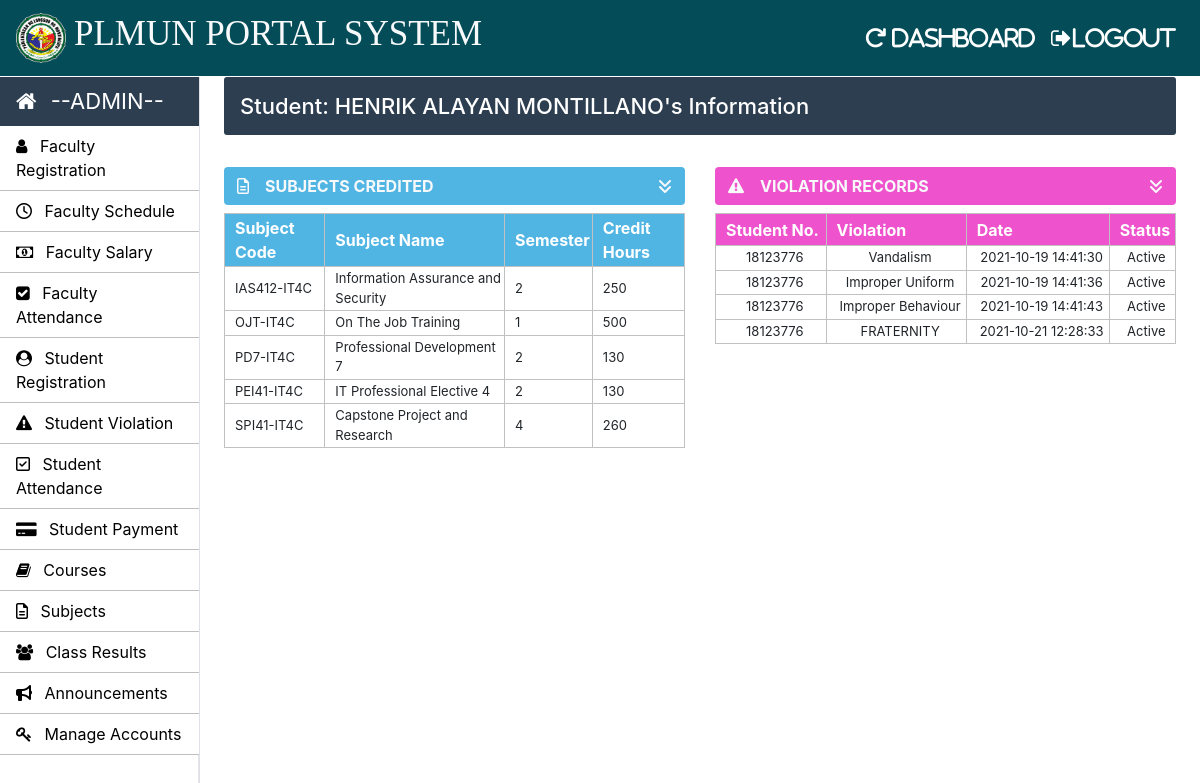
/Student/student_admin_view.php (signed in), run on the app's committed database.
### tables this page shows
CREATE TABLE `student_info` (
  `roll_no` int(50) NOT NULL,
  `first_name` varchar(30) NOT NULL,
  `middle_name` varchar(30) NOT NULL,
  `last_name` varchar(30) NOT NULL,
  `father_name` varchar(30) NOT NULL,
  `email` varchar(200) NOT NULL,
  `mobile_no` varchar(11) NOT NULL,
  `course_code` varchar(11) NOT NULL,
  `profile_image` varchar(100) NOT NULL,
  `prospectus_issued` varchar(10) NOT NULL,
  `prospectus_amount` varchar(10) NOT NULL,
  `applicant_status` varchar(20) NOT NULL,
  `application_status` varchar(20) NOT NULL,
  `dob` varchar(10) NOT NULL,
  `gender` varchar(10) NOT NULL,
  `permanent_address` varchar(150) NOT NULL,
  `current_address` varchar(150) NOT NULL,
  `place_of_birth` varchar(150) NOT NULL,
  `admission_date` timestamp NOT NULL DEFAULT CURRENT_TIMESTAMP ON UPDATE CURRENT_TIMESTAMP
);

CREATE TABLE `course_subjects` (
  `subject_code` varchar(20) NOT NULL,
  `subject_name` varchar(50) NOT NULL,
  `course_code` varchar(10) NOT NULL,
  `semester` int(10) NOT NULL,
  `credit_hours` int(5) NOT NULL
);

CREATE TABLE `student_courses` (
  `student_course_id` int(11) NOT NULL,
  `course_code` varchar(10) NOT NULL,
  `semester` int(11) NOT NULL,
  `roll_no` varchar(10) NOT NULL,
  `subject_code` varchar(50) NOT NULL,
  `session` varchar(10) NOT NULL,
  `assign_date` varchar(10) NOT NULL
);

CREATE TABLE `student_violation` (
  `rec_no` int(11) NOT NULL,
  `roll_no` varchar(30) NOT NULL,
  `violation` varchar(50) NOT NULL,
  `date` timestamp NOT NULL DEFAULT CURRENT_TIMESTAMP ON UPDATE CURRENT_TIMESTAMP,
  `status` varchar(10) NOT NULL
);

### Student/student_admin_view.php (the view, shortened to what this page needs)
<?php
		require_once "../connection/connection.php";
	?>
<!doctype html>
<html lang="en">
	<head>
	</head>
	<body>
		<?php include('../common/admin-header.php') ?>
		<?php include('../common/admin-sidebar.php') ?>
		<main role="main" class="col-xl-10 col-lg-9 col-md-8 ml-sm-auto px-md-4 mb-2 w-100">
			<div class="sub-main">
				<div class="text-center d-flex flex-wrap flex-md-nowrap pt-3 pb-2 mb-3 text-white admin-dashboard pl-3">
					<h4 class="">Student: <?php $roll_no=$_SESSION['LoginStudent'];
					$query="select * from student_info where roll_no='$roll_no'";
					$run=mysqli_query($con,$query);
					while ($row=mysqli_fetch_array($run)) {
						echo $row['first_name']." ".$row['middle_name']." ".$row['last_name'];
					}
					?>'s Information </h4> </h4>
				</div>
				<div class="row">
					<div class="col-lg-6 col-md-12 col-sm-12">
						<div>
							<section class="mt-3">
								<div class="btn btn-block table-two text-light d-flex">
									<span class="font-weight-bold"><i class="fa fa-file-text-o mr-3" aria-hidden="true"></i>SUBJECTS CREDITED</span>
									<a href="" class="ml-auto" data-toggle="collapse" data-target="#collapseOne"><i class="fas fa-angle-double-down text-light" aria-hidden="true"></i></a>
								</div>
								<div class="collapse show mt-2" id="collapseOne">
									<table class="w-100 table-elements table-two-tr"cellpadding="2">
										<tr class="pt-5 table-two text-white" style="height: 32px;">
											<th>Subject Code</th>
											<th>Subject Name</th>
											<th>Semester</th>
											<th>Credit Hours</th>
										</tr>
										<?php $roll_no=$_SESSION['LoginStudent'];
											$query="select * from course_subjects inner join student_courses on course_subjects.subject_code=student_courses.subject_code where student_courses.roll_no='$roll_no'";
											$run=mysqli_query($con,$query);
											while ($row=mysqli_fetch_array($run)) { ?>
										<tr>
											<td><?php echo $row['subject_code'] ?></td>
											<td><?php echo $row['subject_name'] ?></td>
											<td><?php echo $row['semester'] ?></td>
											<td><?php echo $row['credit_hours'] ?></td>
										</tr>
										<?php }  ?>
									</table>
								</div>
							</section>
						</div>
					</div>
					<div class="col-lg-6 col-md-12 col-md-6 col-sm-12">
						<div>
							<section class="mt-3">
								<div class="btn btn-block table-four text-light d-flex">
									<span class="font-weight-bold"><i class="fa fa-warning mr-3" aria-hidden="true"></i>VIOLATION RECORDS</span>
									<a href="" class="ml-auto" data-toggle="collapse" data-target="#collapsefive"><i class="fas fa-angle-double-down text-light" aria-hidden="true"></i></a>
								</div>
								<div class="collapse show mt-2" id="collapsefive">
									<table class="w-100 table-elements table-four-tr"cellpadding="2">
										<tr class="pt-5 table-four text-white" style="height: 32px;">
											<th>Student No.</th>
											<th>Violation</th>
											<th>Date</th>
											<th>Status</th>
										</tr>
										<?php
											$roll_no=$_SESSION['LoginStudent'];
											$query="select * from student_violation inner join student_info on student_violation.roll_no=student_info.roll_no where student_violation.roll_no='$roll_no'";
											$run=mysqli_query($con,$query);
											while ($row=mysqli_fetch_array($run)) { ?>
											<tr class="text-center">
												<td><?php echo $row['roll_no'] ?></td>
												<td><?php echo $row['violation'] ?></td>
												<td><?php echo $row['date'] ?></td>
												<td><?php echo $row['status'] ?></td>
											</tr>
											<?php
											}
										?>
									</table>
								</div>
							</section>
						</div>
					</div>
				</div>
				</div>
		</main>
	</body>
</html>

### Css/style.css (style rules this page uses)
h4 { font-size: 22px; }
.admin-dashboard { margin-top: 1px !important; background: #2c3e50 !important; border-radius: 3px; }
.table-elements tr, td, th { font-size: 13px; border: 1px solid rgb(194, 193, 193); padding-left: 10px !important; }
.table-two { background: #51b5e4; }
.table-four { background: #e70db8b6; }
.table-font-for-transcript td, th { font-size: 16px !important; }

### data on the page
student_info: first_name "HENRIK", middle_name "ALAYAN", last_name "MONTILLANO"
course_subjects: student_courses.subject_code "IAS412-IT4C", subject_name "Information Assurance and Security", student_courses.semester "2", credit_hours "250"
course_subjects: student_courses.subject_code "OJT-IT4C", subject_name "On The Job Training", student_courses.semester "1", credit_hours "500"
course_subjects: student_courses.subject_code "PD7-IT4C", subject_name "Professional Development 7", student_courses.semester "2", credit_hours "130"
course_subjects: student_courses.subject_code "PEI41-IT4C", subject_name "IT Professional Elective 4", student_courses.semester "2", credit_hours "130"
course_subjects: student_courses.subject_code "SPI41-IT4C", subject_name "Capstone Project and Research", student_courses.semester "4", credit_hours "260"
student_violation: student_info.roll_no "18123776", violation "Vandalism", date "2021-10-19 14:41:30", status "Active"
student_violation: student_info.roll_no "18123776", violation "Improper Uniform", date "2021-10-19 14:41:36", status "Active"
student_violation: student_info.roll_no "18123776", violation "Improper Behaviour", date "2021-10-19 14:41:43", status "Active"
student_violation: student_info.roll_no "18123776", violation "FRATERNITY", date "2021-10-21 12:28:33", status "Active"
